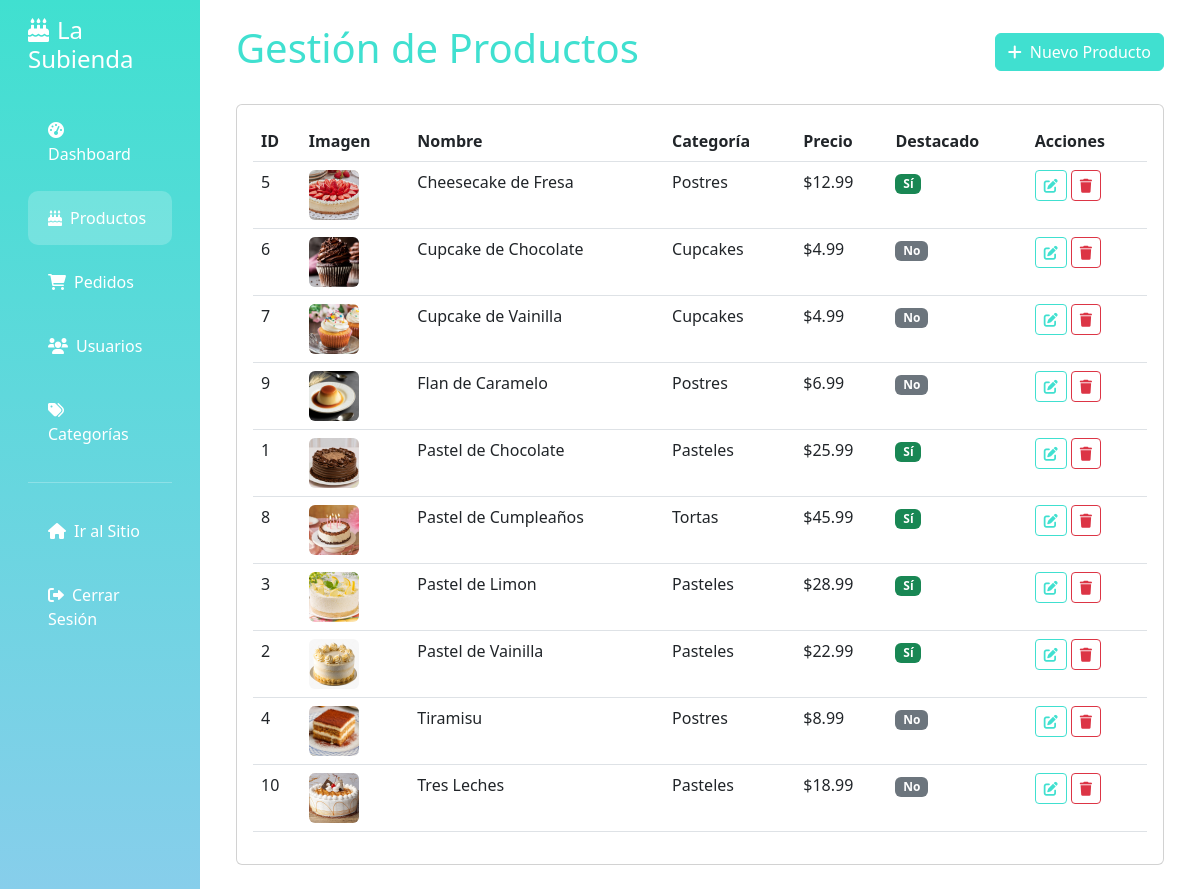
The page /admin/productos.php (signed in) on the database its author committed.
### tables this page shows
CREATE TABLE `productos` (
  `id` int(11) NOT NULL,
  `nombre` varchar(200) NOT NULL,
  `descripcion` text DEFAULT NULL,
  `precio` decimal(10,2) NOT NULL,
  `imagen` varchar(255) DEFAULT NULL,
  `categoria_id` int(11) DEFAULT NULL,
  `stock` int(11) DEFAULT 0,
  `destacado` tinyint(1) DEFAULT 0,
  `activo` tinyint(1) DEFAULT 1,
  `fecha_creacion` timestamp NOT NULL DEFAULT current_timestamp()
);

CREATE TABLE `categorias` (
  `id` int(11) NOT NULL,
  `nombre` varchar(100) NOT NULL,
  `descripcion` text DEFAULT NULL
);

### includes/functions.php (called while the page is built, shortened)
<?php
function obtenerTodosLosProductos($conn) {
    $stmt = $conn->prepare("SELECT p.*, c.nombre as categoria_nombre FROM productos p LEFT JOIN categorias c ON p.categoria_id = c.id WHERE p.activo = 1 ORDER BY p.nombre");
    $stmt->execute();
    return $stmt->fetchAll(PDO::FETCH_ASSOC);
}
?>

### admin/productos.php (the view, shortened to what this page needs)
<?php
require_once '../config/database.php';
require_once '../includes/functions.php';
$productos = obtenerTodosLosProductos($conn);
?>
<!DOCTYPE html>
<html lang="es">
<head>
    <link href="https://cdn.jsdelivr.net/npm/bootstrap@5.3.0/dist/css/bootstrap.min.css" rel="stylesheet">
    <link href="https://cdnjs.cloudflare.com/ajax/libs/font-awesome/6.0.0/css/all.min.css" rel="stylesheet">
    <link href="../assets/css/style.css" rel="stylesheet">
</head>
<body>
    <div class="container-fluid">
        <div class="row">
            <div class="col-md-3 col-lg-2 admin-sidebar">
                <div class="p-3">
                    <h4 class="text-white mb-4">
                        <i class="fas fa-birthday-cake me-2"></i>La Subienda
                    </h4>
                    <nav class="nav flex-column">
                        <a class="nav-link" href="index.php">
                            <i class="fas fa-tachometer-alt me-2"></i>Dashboard
                        </a>
                        <a class="nav-link active" href="productos.php">
                            <i class="fas fa-birthday-cake me-2"></i>Productos
                        </a>
                        <a class="nav-link" href="pedidos.php">
                            <i class="fas fa-shopping-cart me-2"></i>Pedidos
                        </a>
                        <a class="nav-link" href="usuarios.php">
                            <i class="fas fa-users me-2"></i>Usuarios
                        </a>
                        <a class="nav-link" href="categorias.php">
                            <i class="fas fa-tags me-2"></i>Categorías
                        </a>
                        <hr class="text-white">
                        <a class="nav-link" href="../index.php">
                            <i class="fas fa-home me-2"></i>Ir al Sitio
                        </a>
                        <a class="nav-link" href="../logout.php">
                            <i class="fas fa-sign-out-alt me-2"></i>Cerrar Sesión
                        </a>
                    </nav>
                </div>
            </div>
            <div class="col-md-9 col-lg-10">
                <div class="p-4">
                    <div class="d-flex justify-content-between align-items-center mb-4">
                        <h1 class="text-primary">Gestión de Productos</h1>
                        <button class="btn btn-primary" data-bs-toggle="modal" data-bs-target="#modalProducto">
                            <i class="fas fa-plus me-2"></i>Nuevo Producto
                        </button>
                    </div>
                    <div class="card">
                        <div class="card-body">
                            <div class="table-responsive">
                                <table class="table table-hover">
                                    <thead>
                                        <tr>
                                            <th>ID</th>
                                            <th>Imagen</th>
                                            <th>Nombre</th>
                                            <th>Categoría</th>
                                            <th>Precio</th>
                                            <th>Destacado</th>
                                            <th>Acciones</th>
                                        </tr>
                                    </thead>
                                    <tbody>
                                        <?php foreach($productos as $producto): ?>
                                        <tr>
                                            <td><?php echo $producto['id']; ?></td>
                                            <td>
                                                <img src="../<?php echo $producto['imagen']; ?>" alt="<?php echo $producto['nombre']; ?>"
                                                     style="width: 50px; height: 50px; object-fit: cover;" class="rounded">
                                            </td>
                                            <td><?php echo $producto['nombre']; ?></td>
                                            <td><?php echo $producto['categoria_nombre']; ?></td>
                                            <td>$<?php echo number_format($producto['precio'], 2); ?></td>
                                            <td>
                                                <?php if($producto['destacado']): ?>
                                                    <span class="badge bg-success">Sí</span>
                                                <?php else: ?>
                                                    <span class="badge bg-secondary">No</span>
                                                <?php endif; ?>
                                            </td>
                                            <td>
                                                <button class="btn btn-sm btn-outline-primary" onclick="editarProducto(<?php echo htmlspecialchars(json_encode($producto)); ?>)">
                                                    <i class="fas fa-edit"></i>
                                                </button>
                                                <button class="btn btn-sm btn-outline-danger" onclick="eliminarProducto(<?php echo $producto['id']; ?>, '<?php echo $producto['nombre']; ?>')">
                                                    <i class="fas fa-trash"></i>
                                                </button>
                                            </td>
                                        </tr>
                                        <?php endforeach; ?>
                                    </tbody>
                                </table>
                            </div>
                        </div>
                    </div>
                </div>
            </div>
        </div>
    </div>
</body>
</html>

### assets/css/style.css (style rules this page uses)
:root { --primary-color: #40e0d0; --secondary-color: #87ceeb; --light-blue: #e0f6ff; --white: #ffffff; --dark-text: #2c3e50; --light-gray: #f8f9fa; }
body { font-family: "Segoe UI", Tahoma, Geneva, Verdana, sans-serif; background-color: var(--white); color: var(--dark-text); }
.btn-primary { background-color: var(--primary-color); border-color: var(--primary-color); color: white; }
.btn-outline-primary { color: var(--primary-color); border-color: var(--primary-color); }
.text-primary { color: var(--primary-color) !important; }
.admin-sidebar { background: linear-gradient( 180deg, var(--primary-color), var(--secondary-color) ); min-height: 100vh; color: white; }
.admin-sidebar .nav-link { color: white; padding: 15px 20px; border-radius: 10px; margin: 5px 0; transition: all 0.3s ease; }
.admin-sidebar .nav-link:hover, .admin-sidebar .nav-link.active { background: rgba(255, 255, 255, 0.2); color: white; }

### rows shown on the page
productos: id "5", imagen (picture), nombre "Cheesecake de Fresa", categoria.nombre "Postres", precio "12.99", destacado "Sí"
productos: id "6", imagen (picture), nombre "Cupcake de Chocolate", categoria.nombre "Cupcakes", precio "4.99", destacado "No"
productos: id "7", imagen (picture), nombre "Cupcake de Vainilla", categoria.nombre "Cupcakes", precio "4.99", destacado "No"
productos: id "9", imagen (picture), nombre "Flan de Caramelo", categoria.nombre "Postres", precio "6.99", destacado "No"
productos: id "1", imagen (picture), nombre "Pastel de Chocolate", categoria.nombre "Pasteles", precio "25.99", destacado "Sí"
productos: id "8", imagen (picture), nombre "Pastel de Cumpleaños", categoria.nombre "Tortas", precio "45.99", destacado "Sí"
productos: id "3", imagen (picture), nombre "Pastel de Limon", categoria.nombre "Pasteles", precio "28.99", destacado "Sí"
productos: id "2", imagen (picture), nombre "Pastel de Vainilla", categoria.nombre "Pasteles", precio "22.99", destacado "Sí"
productos: id "4", imagen (picture), nombre "Tiramisu", categoria.nombre "Postres", precio "8.99", destacado "No"
productos: id "10", imagen (picture), nombre "Tres Leches", categoria.nombre "Pasteles", precio "18.99", destacado "No"
